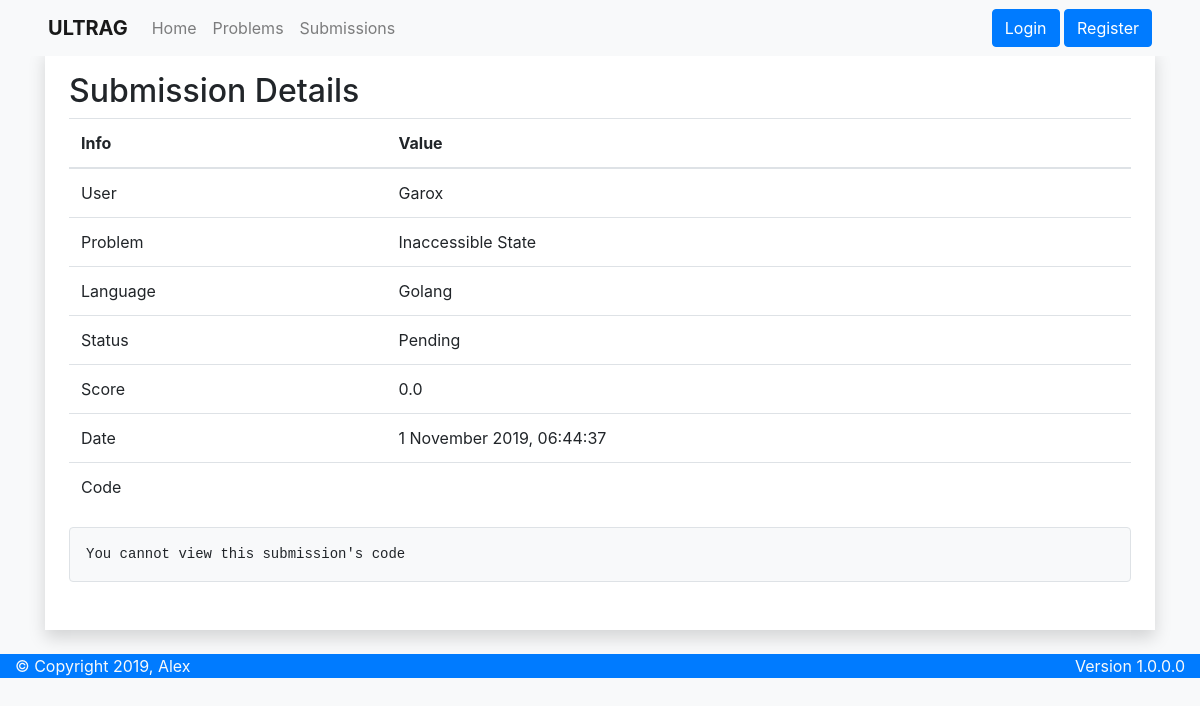
The page /submission/98 on the database its author committed.
### apps/models.py (models this page shows, shortened)
class Submission(models.Model):
    STATUS_CHOICES = {
        ('PEN', 'Pending'),
        ('AC', 'Accepted'),
        ('WA', 'Wrong Answer'),
        ('TLE', 'Time Limit Exceeded'),
        ('RTE', 'Runtime Error'),
        ('CTE', 'Compilation Error'),
        ('ACE', 'Abort Called Error'),
        ('MLE', 'Memory Limit Exceeded'),
        ('UNE', 'Unknown Error')
    }
    user = models.ForeignKey(User, default=None, null=True, on_delete=models.DO_NOTHING)
    name = models.CharField(max_length=255)
    problem = models.ForeignKey(Problem, on_delete=models.CASCADE)
    language = models.CharField(max_length=10, editable=False, default='Unknown')
    host = models.PositiveSmallIntegerField(default=0)
    score = models.FloatField(default=0)
    status = models.CharField(max_length=3, choices=STATUS_CHOICES, default='PEN')
    date = models.DateTimeField(default=now, editable=False)

class Problem(models.Model):
    name = models.CharField(max_length=50)
    description = MartorField()
    input = MartorField()
    output = MartorField()
    constraint = MartorField()
    time = models.PositiveSmallIntegerField()
    memory = models.PositiveSmallIntegerField()
    date = models.DateTimeField(default=now, editable=False)
    def __str__(self):
        return '{}'.format(self.name)

### apps/views.py (the view)
# urls.py: path('submission/<int:id>', views.submission, name='submission')
def submission(request, id):
    submission = models.Submission.objects.get(id=id)
    EXTENSION = {
        'Golang': 'go',
        'C++': 'cpp',
        'C': 'c'
    }
    if request.user == submission.user:
        with open('{}/{}.{}'.format(SUBMISSION, submission.name, EXTENSION[submission.language]), 'r', errors='ignore') as code:
            submission.code = code.read()
    else:
        submission.code = 'You cannot view this submission\'s code'
    context = {
        'Submission': submission
    }
    return render(request, 'apps/submission.html', context)

### apps/templates/apps/submission.html
{% extends 'apps/base.html' %}
{% block content %}
<h2>Submission Details</h2>
<table id="submission" class="table table-hover">
	<thead>
		<tr>
			<th scope="col">Info</th>
			<th scope="col">Value</th>
		</tr>
	</thead>
	<tbody>
		<tr>
			<td>User</td>
			<td>{{ Submission.user.username }}</td>
		</tr>
		<tr>
			<td>Problem</td>
			<td>{{ Submission.problem }}</td>
		</tr>
		<tr>
			<td>Language</td>
			<td>{{ Submission.language }}</td>
		</tr>
		<tr>
			<td>Status</td>
			<td>{{ Submission.get_status_display }}</td>
		</tr>
		<tr>
			<td>Score</td>
			<td>{{ Submission.score }}</td>
		</tr>
		<tr>
			<td>Date</td>
			<td>{{ Submission.date|date:'j F Y, H:i:s' }}</td>
		</tr>
		<tr>
			<td>Code</td>
			<td></td>
		</tr>
	</tbody>
</table>
<div class="bg-light pt-3 pl-3 pr-3 mb-4 rounded border">
	<pre>{{ Submission.code }}</pre>
</div>
{% endblock content %}

### rows shown on the page
Submission: user.username "Garox", problem "Inaccessible State", language "Golang", status "Pending", score "0.0", date "1 November 2019, 06:44:37", code "You cannot view this submission's code"
